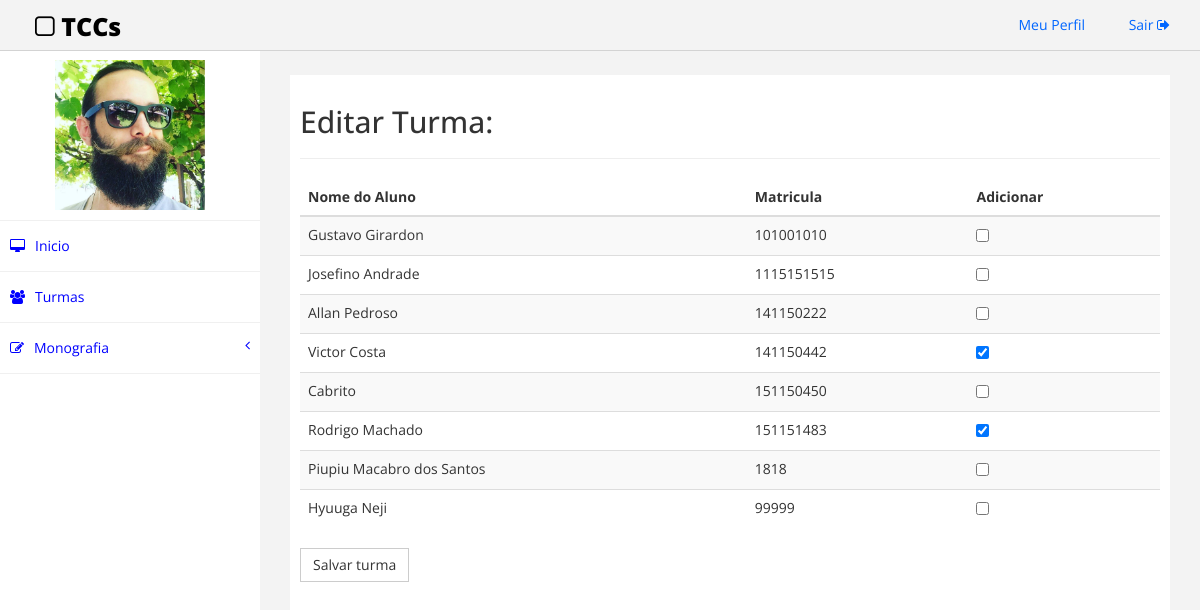
The app's page /src/editarTurma.php (signed in) with its own data.
### tables this page shows
CREATE TABLE IF NOT EXISTS `professor` (
  `siape` varchar(20) NOT NULL,
  `nome` varchar(50) NOT NULL,
  `senha` varchar(45) NOT NULL,
  `email` varchar(50) NOT NULL,
  `foto` varchar(100) DEFAULT NULL,
  PRIMARY KEY (`siape`)
);

CREATE TABLE IF NOT EXISTS `aluno` (
  `matricula` varchar(50) NOT NULL,
  `nome` varchar(50) NOT NULL,
  `senha` varchar(45) NOT NULL,
  `email` varchar(50) NOT NULL,
  `foto` varchar(150) DEFAULT NULL,
  PRIMARY KEY (`matricula`)
);

### src/editarTurma.php (the view, shortened to what this page needs)
<!DOCTYPE html>
<html>
<head>
    <link href="assets/css/bootstrap.css" rel="stylesheet" />
    <link href="assets/css/font-awesome.css" rel="stylesheet" />
    <link href="assets/css/custom.css" rel="stylesheet" />
</head>
<body>
    <div id="wrapper">
        <div class="navbar navbar-inverse navbar-fixed-top">
            <div class="adjust-nav">
                <div class="navbar-header">
                    <a class="navbar-brand" href="#"><i class="fa fa-square-o "></i>&nbsp;TCCs</a>
                </div>
                <div class="navbar-collapse collapse">
                    <ul class="nav navbar-nav navbar-right">
                        <li><a href="./perfil.php">Meu Perfil <i class="fa fa-user-circle "></i></a></li>
                        <li><a href="./action/logout.php">Sair <i class="fa fa-sign-out "></i></a></li>
                    </ul>
                </div>
            </div>
        </div>
        <nav class="navbar-default navbar-side" role="navigation">
            <div class="sidebar-collapse">
                <ul class="nav" id="main-menu">
                    <li class="text-center user-image-back">
                        <img src=<?php
                                $conn = new Connection();
                                $connection = $conn->getConnection();
                                if($_SESSION['sou']>1){
                                    $sql = "SELECT foto FROM professor WHERE siape = '".$_SESSION['usuario']."'";
                                }
                                $resultado = mysqli_query($connection, $sql) or die ("Erro ao conectar na tabela " . mysqli_error($connection));
                                $row = $resultado->fetch_assoc();
                                if($row['foto'] == ''){
                                    echo "'assets/img/find_user.png'";
                                } else {
                                        echo "'src/".$row['foto']."'";
                                    }
                            ?>
                         class="img-responsive user-image" />
                    </li>
                    <li>
                        <a href="indexCoordenador.php"><i class="fa fa-desktop "></i>Inicio</a>
                    </li>
                    <li>
                        <a href="turmas.php"><i class="fa fa-users "></i>Turmas</a>
                    </li>
                            <li>
                                <a href="#"><i class="fa fa-edit "></i>Monografia<span class="fa arrow"></span></a>
                            </li>
                        </ul>
            </div>
        </nav>
        <div id="page-wrapper">
            <div id="page-inner">
                <div class="row">
                    <div class="col-md-12">
                        <h2>Editar Turma:</h2>
                            <hr>
                    </div>
                </div>
               <div class="row">
                <form class="form-horizontal" action="./action/adicionaAluno.php" method="post">
                    <div class="col-md-12">
                        <table class="table table-striped table-hover table-responsive">
                            <thead>
                                <tr>
                                    <th>
                                        Nome do Aluno
                                    </th>
                                    <th>
                                        Matricula
                                    </th>
                                    <th>
                                        Adicionar
                                    </th>
                                </tr>
                            </thead>
                            <tbody>
                                <?php
                                    $conn = new Connection();
                                    $connection = $conn->getConnection();
                                    $sql = "SELECT nomeTurma FROM turma WHERE Professor_siape = '".$_SESSION['usuario']."'";
                                    $resultado = mysqli_query($connection, $sql) or die ("Erro ao conectar na tabela " . mysqli_error($connection));
                                    $row = $resultado->fetch_assoc();
                                    $Turma = $row['nomeTurma'];
                                    $sql = "SELECT * FROM `aluno`;";
                                    $resultado = mysqli_query($connection, $sql) or die ("Erro ao conectar na tabela " . mysqli_error($connection));
                                    while($row = $resultado->fetch_assoc()) {
                                            echo "<tr>
                                                    <td>
                                                        ".$row["nome"]."
                                                    </td>
                                                    <td>
                                                        ".$row["matricula"]."
                                                    </td>
                                                    <td>
                                                    <input type='checkbox' name='check_box[]' value='".$row["matricula"]."'";
                                                    $sql2 = "SELECT * FROM turma_has_aluno WHERE Aluno_matricula = '".$row["matricula"]."' AND Turma_nomeTurma = '".$Turma."';";
                                                    $resultado2 = mysqli_query($connection, $sql2) or die ("Erro ao conectar na tabela " . mysqli_error($connection));
                                                    $count = mysqli_num_rows($resultado2);
                                                    if ($count>0) {
                                                        echo "checked";
                                                    }
                                                    echo "/>
                                                    </td>
                                                </tr>";
                                    }
                                ?>
                            </tbody>
                      </div>
                        <button type="submit" name="submit" class="btn btn-default">Salvar turma</button>
                    </div>
                </div>
            </div>
        </div>
</body>
</html>

### src/assets/css/custom.css (style rules this page uses)
body { font-family: 'Open Sans', sans-serif; }
#wrapper { width: 100%; margin-top:50px; }
#page-wrapper { padding: 15px 15px; min-height: 600px; background:#F3F3F3; }
#page-inner { width:100%; margin:10px 20px 10px 0px; background-color:#fff!important; padding:10px; min-height:1200px; }
.text-center { text-align:center; }
.user-image-back { background-color: white; padding: 10px; }
.user-image { width: 150px; height: 150px; display: block; margin: 0 auto; }
.navbar-inverse .navbar-nav > li > a { color: #06F; }
.arrow { float: right; }
.fa.arrow:before { content: "\f104"; }
.sidebar-collapse , .sidebar-collapse .nav { background:none; }
.sidebar-collapse .nav { padding:0; }
.sidebar-collapse .nav > li > a { background: #FFFFFF; text-shadow: none; color:#0000FF; }
.sidebar-collapse > .nav > li > a { padding:15px 10px; }
.sidebar-collapse > .nav > li { border-bottom: 1px solid rgba(240, 240, 240, 1) !important; }
.navbar-side { border:none; background-color: #202020; }
.navbar-inverse { background-color: #f3f3f3; border-color: #D3D3D3; }
.navbar-default { border:0px solid #DDDDDD; }
.nav > li > a > i { margin-right:10px; }
.navbar-inverse .navbar-brand { color: #000000; font-size: 25px; font-weight: 900; }
.adjust-nav { padding-left:20px;padding-right:20px; }
.btn { border-radius: 0px; -webkit-border-radius: 0px; -moz-border-radius: 0px; }
@media (min-width:768px) { #page-wrapper { margin: 0 0 0 260px; padding: 15px 30px; min-height: 1200px; } }
@media (min-width:768px) { .navbar-side { z-index: 1; position: absolute; width: 260px; } }
@media (min-width:768px) { .navbar { border-radius: 0px; } }

### records on screen
professor: foto (picture)
aluno: nome "Gustavo Girardon", matricula "101001010"
aluno: nome "Josefino Andrade", matricula "1115151515"
aluno: nome "Allan Pedroso", matricula "141150222"
aluno: nome "Victor Costa", matricula "141150442"
aluno: nome "Cabrito", matricula "151150450"
aluno: nome "Rodrigo Machado", matricula "151151483"
aluno: nome "Piupiu Macabro dos Santos", matricula "1818"
aluno: nome "Hyuuga Neji", matricula "99999"
